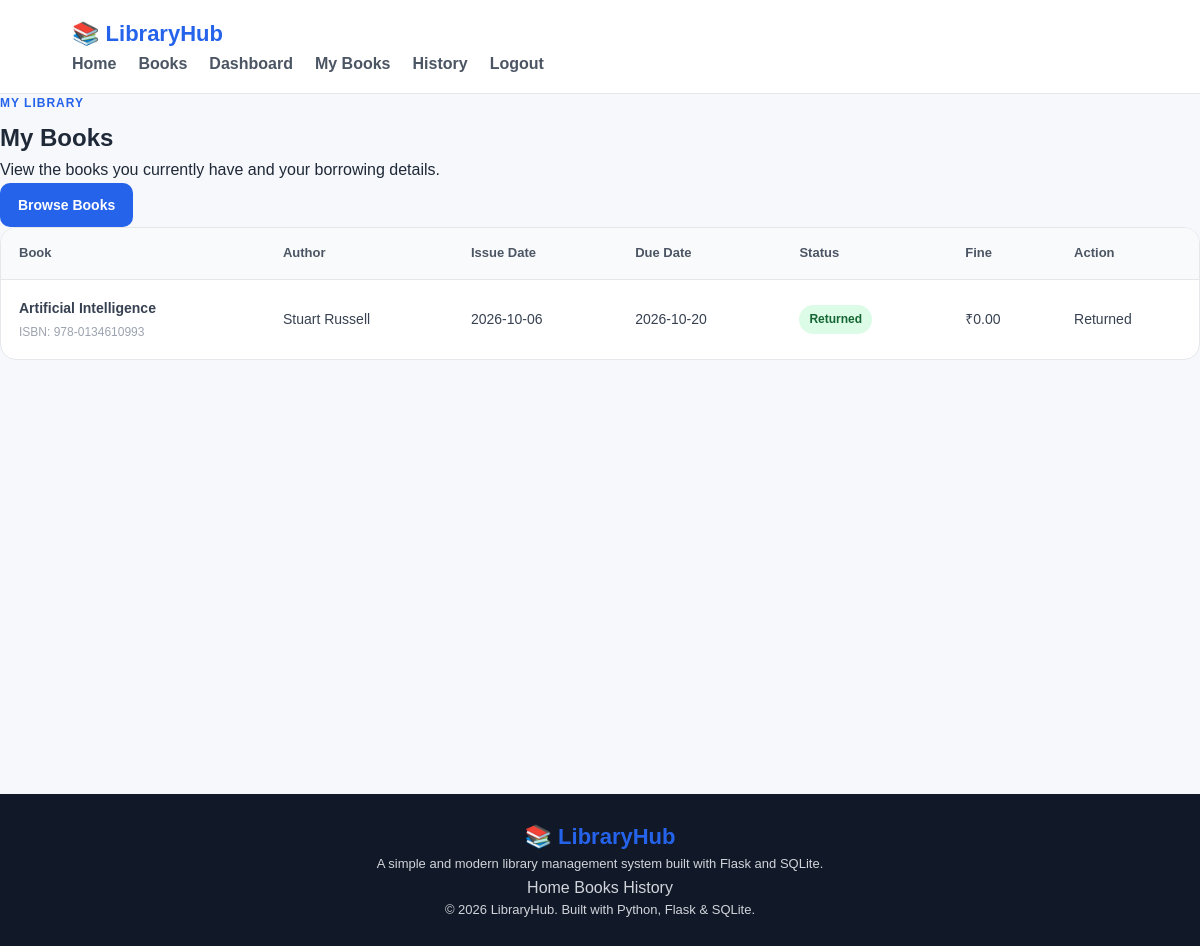
The page /my-books (signed in) on the database its author committed.
### tables this page shows
CREATE TABLE borrowings (
            id INTEGER PRIMARY KEY AUTOINCREMENT,
            user_id INTEGER NOT NULL,
            book_id INTEGER NOT NULL,
            issue_date TEXT NOT NULL,
            due_date TEXT NOT NULL,
            return_date TEXT,
            fine REAL DEFAULT 0,
            status TEXT NOT NULL DEFAULT 'Issued',
            FOREIGN KEY (user_id) REFERENCES users(id) ON DELETE CASCADE,
            FOREIGN KEY (book_id) REFERENCES books(id) ON DELETE CASCADE
        );

CREATE TABLE books (
            id INTEGER PRIMARY KEY AUTOINCREMENT,
            title TEXT NOT NULL,
            author TEXT NOT NULL,
            isbn TEXT UNIQUE NOT NULL,
            category TEXT NOT NULL,
            quantity INTEGER NOT NULL DEFAULT 1,
            available INTEGER NOT NULL DEFAULT 1
        );

### app.py (the view)
@app.route("/my-books")
@login_required
def my_books():
    conn = get_db()
    records = conn.execute("""
        SELECT
            borrowings.*,
            books.title,
            books.author,
            books.isbn
        FROM borrowings
        JOIN books
            ON borrowings.book_id = books.id
        WHERE borrowings.user_id = ?
        ORDER BY borrowings.id DESC
    """, (
        session["user_id"],
    )).fetchall()
    conn.close()
    return render_template(
        "my_books.html",
        records=records
    )

### app.py (called while the page is built)
def get_db():
    conn = sqlite3.connect(DATABASE)
    conn.row_factory = sqlite3.Row
    conn.execute("PRAGMA foreign_keys = ON")
    return conn

def login_required(function):
    @wraps(function)
    def wrapper(*args, **kwargs):
        if "user_id" not in session:
            flash("Please login first.", "warning")
            return redirect(url_for("login"))
        return function(*args, **kwargs)
    return wrapper

### templates/my_books.html (shortened to what this page needs)
{% extends "base.html" %}
{% block content %}
<section class="page-header">
    <div>
        <span class="section-label">My Library</span>
        <h1>My Books</h1>
        <p>
            View the books you currently have and your borrowing details.
        </p>
    </div>
    <a href="{{ url_for('books') }}" class="btn btn-primary">
        Browse Books
    </a>
</section>
<section class="section">
    {% if records %}
        <div class="table-container">
            <table class="data-table">
                <thead>
                    <tr>
                        <th>Book</th>
                        <th>Author</th>
                        <th>Issue Date</th>
                        <th>Due Date</th>
                        <th>Status</th>
                        <th>Fine</th>
                        <th>Action</th>
                    </tr>
                </thead>
                <tbody>
                    {% for record in records %}
                        <tr>
                            <td>
                                <strong>
                                    {{ record["title"] }}
                                </strong>
                                <small class="table-subtext">
                                    ISBN: {{ record["isbn"] }}
                                </small>
                            </td>
                            <td>
                                {{ record["author"] }}
                            </td>
                            <td>
                                {{ record["issue_date"] }}
                            </td>
                            <td>
                                {{ record["due_date"] }}
                            </td>
                            <td>
                                {% if record["status"] == "Issued" %}
                                    <span class="status-badge status-issued">
                                        Issued
                                    </span>
                                {% else %}
                                    <span class="status-badge status-returned">
                                        Returned
                                    </span>
                                {% endif %}
                            </td>
                            <td>
                                ₹{{ "%.2f"|format(record["fine"] or 0) }}
                            </td>
                            <td>
                                {% if record["status"] == "Issued" %}
                                    <form
                                        method="POST"
                                        action="{{ url_for('return_book', borrowing_id=record['id']) }}"
                                        class="inline-form"
                                    >
                                        <button
                                            type="submit"
                                            class="btn btn-small btn-primary"
                                        >
                                            Return Book
                                        </button>
                                    </form>
                                {% else %}
                                    <span class="returned-text">
                                        Returned
                                    </span>
                                {% endif %}
                            </td>
                        </tr>
                    {% endfor %}
                </tbody>
            </table>
        </div>
    {% endif %}
</section>
{% endblock %}

### static/css/style.css (style rules this page uses)
* { margin: 0; padding: 0; box-sizing: border-box; }
html { scroll-behavior: smooth; }
body { font-family: Arial, Helvetica, sans-serif; background: #f6f8fc; color: #1f2937; line-height: 1.6; }
a { text-decoration: none; color: inherit; }
.btn { display: inline-flex; align-items: center; justify-content: center; border: none; border-radius: 10px; padding: 11px 18px; font-size: 14px; font-weight: 700; cursor: pointer; transition: 0.2s ease; }
.btn-primary { background: #2563eb; color: #ffffff; }
.section { margin-bottom: 45px; }
.section-label { display: block; color: #2563eb; font-size: 12px; font-weight: 800; letter-spacing: 1px; text-transform: uppercase; margin-bottom: 6px; }
.table-container { background: #ffffff; border: 1px solid #e5e7eb; border-radius: 16px; overflow-x: auto; }
.data-table { width: 100%; border-collapse: collapse; }
.data-table th { background: #f9fafb; color: #4b5563; font-size: 13px; font-weight: 800; text-align: left; padding: 15px 18px; border-bottom: 1px solid #e5e7eb; white-space: nowrap; }
.data-table td { padding: 17px 18px; border-bottom: 1px solid #f0f1f3; color: #374151; font-size: 14px; }
.data-table tr:last-child td { border-bottom: none; }
.table-subtext { display: block; color: #9ca3af; font-size: 12px; margin-top: 3px; }
.status-badge { display: inline-flex; align-items: center; padding: 5px 10px; border-radius: 20px; font-size: 12px; font-weight: 700; }
.status-returned { background: #dcfce7; color: #166534; }

### rows shown on the page
borrowings: title "Artificial Intelligence", isbn "978-0134610993", author "Stuart Russell", issue_date "2026-10-06", due_date "2026-10-20", status "Returned", fine "0.00"
